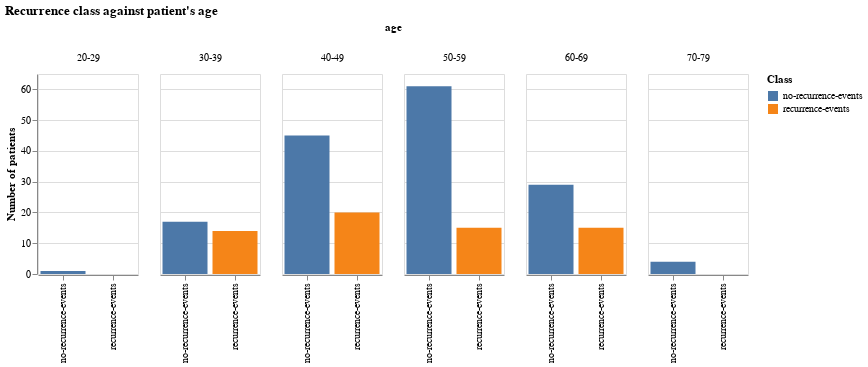

The notebook cell saved with this chart:
### Markdown cell above
> People with age less than 40 almost don't have breast cancer. There are more recurrence events happening in premeno women.

### Code cell
plt3

### Figure 1 — Vega-Lite specification as saved in the notebook (floating-point values rounded to 4 significant figures; data arrays with more than 128 entries replaced by an {"elided": "..."} marker saying what was removed)
{"$schema": "https://vega.github.io/schema/vega-lite/v3.4.0.json", "config": {"mark": {"tooltip": null}, "view": {"height": 300, "width": 400}}, "data": {"name": "data-e79d3b330d58e54777007d86cb4c28dd"}, "datasets": {"data-e79d3b330d58e54777007d86cb4c28dd": {"elided": "221 records"}}, "encoding": {"color": {"field": "Class", "type": "nominal"}, "column": {"field": "age", "type": "nominal"}, "x": {"field": "Class", "title": "", "type": "ordinal"}, "y": {"aggregate": "count", "title": "Number of patients", "type": "quantitative"}}, "height": 200, "mark": "bar", "title": "Recurrence class against patient's age", "width": 100}
